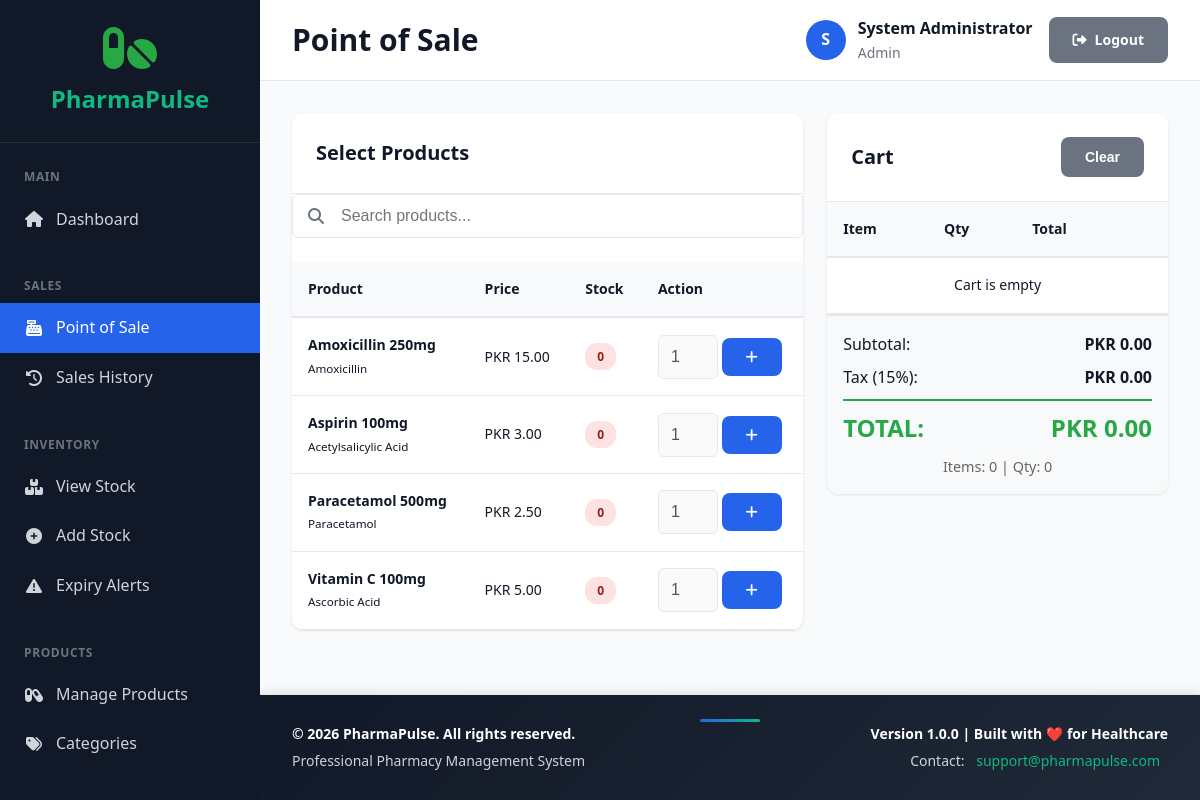
Page /modules/sales/pos.php (signed in) on the committed database.
### tables this page shows
CREATE TABLE IF NOT EXISTS products (
    product_id INT AUTO_INCREMENT PRIMARY KEY,
    product_code VARCHAR(50) NOT NULL UNIQUE,
    product_name VARCHAR(200) NOT NULL,
    generic_name VARCHAR(200),
    category_id INT NOT NULL,
    strength VARCHAR(50),
    dosage_form VARCHAR(50),
    unit_price DECIMAL(10,2) NOT NULL,
    reorder_level INT DEFAULT 10,
    requires_prescription BOOLEAN DEFAULT FALSE,
    is_active BOOLEAN DEFAULT TRUE,
    created_at TIMESTAMP DEFAULT CURRENT_TIMESTAMP,
    FOREIGN KEY (category_id) REFERENCES product_categories(category_id) ON DELETE RESTRICT,
    INDEX idx_product_code (product_code),
    INDEX idx_product_name (product_name),
    INDEX idx_category (category_id)
);

### includes/security.php (called while the page is built, shortened)
<?php
function clean($data) {
    return htmlspecialchars($data, ENT_QUOTES, 'UTF-8');
}

### modules/sales/pos.php (the view, shortened to what this page needs)
<?php
$pdo = require __DIR__ . '/../../config/database.php';
require_once __DIR__ . '/../../includes/security.php';
require_once __DIR__ . '/../../templates/header.php';
$cart_details = [];
$cart_total = 0;
$cart_tax = $cart_total * 0.15;
$cart_grand_total = $cart_total + $cart_tax;
$products = $pdo->query("
    SELECT p.*,
           COALESCE(SUM(sb.quantity_remaining), 0) as available_stock
    FROM products p
    LEFT JOIN stock_batches sb ON p.product_id = sb.product_id
        AND sb.quantity_remaining > 0
        AND sb.expiry_date >= CURDATE()
    WHERE p.is_active = 1
    GROUP BY p.product_id
    ORDER BY p.product_name
    LIMIT 100
")->fetchAll();
?>
<div class="pos-container">
    <div class="card">
        <div class="card-header">
            <h2 class="card-title">Select Products</h2>
        </div>
        <div class="search-box">
            <i class="fas fa-search search-icon"></i>
            <input type="text" id="productSearch" class="form-control" placeholder="Search products...">
        </div>
        <div class="table-container">
            <table class="data-table mobile-stack-table" id="productTable">
                <thead>
                    <tr>
                        <th>Product</th>
                        <th>Price</th>
                        <th>Stock</th>
                        <th>Action</th>
                    </tr>
                </thead>
                <tbody>
                    <?php foreach ($products as $product): ?>
                    <tr>
                        <td data-label="Product">
                            <strong><?php echo clean($product['product_name']); ?></strong><br>
                            <small><?php echo clean($product['generic_name']); ?></small>
                        </td>
                        <td data-label="Price">PKR <?php echo number_format($product['unit_price'], 2); ?></td>
                        <td data-label="Stock">
                            <span class="badge <?php echo $product['available_stock'] > 0 ? 'badge-success' : 'badge-danger'; ?>">
                                <?php echo $product['available_stock']; ?>
                            </span>
                        </td>
                        <td data-label="Action">
                            <form method="POST" style="display: inline;">
                                <input type="number" name="quantity" value="1" min="1" max="<?php echo $product['available_stock']; ?>"
                                       style="width: 60px; display: inline;" class="form-control"
                                       <?php echo $product['available_stock'] <= 0 ? 'disabled' : ''; ?>>
                                <button type="submit" class="btn btn-primary" <?php echo $product['available_stock'] <= 0 ? 'disabled' : ''; ?>>
                                    <i class="fas fa-plus"></i>
                                </button>
                            </form>
                        </td>
                    </tr>
                    <?php endforeach; ?>
                </tbody>
            </table>
        </div>
    </div>
    <div>
        <div class="card">
            <div class="card-header">
                <h2 class="card-title">Cart</h2>
                <form method="POST" style="display: inline;">
                    <button type="submit" class="btn btn-secondary">Clear</button>
                </form>
            </div>
            <div class="table-container">
                <table class="data-table mobile-stack-table">
                    <thead>
                        <tr>
                            <th>Item</th>
                            <th>Qty</th>
                            <th>Total</th>
                            <th></th>
                        </tr>
                    </thead>
                    <tbody>
                        <?php if (empty($cart_details)): ?>
                        <tr><td colspan="4" style="text-align: center;">Cart is empty</td></tr>
                        <?php endif; ?>
                    </tbody>
                </table>
            </div>
            <div style="padding: 1rem; border-top: 2px solid var(--border-color); background: #f8f9fa;">
                <div style="display: flex; justify-content: space-between; margin-bottom: 0.5rem; font-size: 1rem;">
                    <span>Subtotal:</span>
                    <strong>PKR <?php echo number_format($cart_total, 2); ?></strong>
                </div>
                <div style="display: flex; justify-content: space-between; margin-bottom: 0.5rem; font-size: 1rem;">
                    <span>Tax (15%):</span>
                    <strong>PKR <?php echo number_format($cart_tax, 2); ?></strong>
                </div>
                <div style="display: flex; justify-content: space-between; font-size: 1.5rem; color: #28a745; border-top: 2px solid #28a745; padding-top: 0.5rem; margin-top: 0.5rem;">
                    <span><strong>TOTAL:</strong></span>
                    <strong>PKR <?php echo number_format($cart_grand_total, 2); ?></strong>
                </div>
                <div style="text-align: center; margin-top: 0.5rem; font-size: 0.9rem; color: #666;">
                    Items: <?php echo count($cart_details); ?> | Qty: <?php echo array_sum(array_column($cart_details, 'quantity')); ?>
                </div>
            </div>
        </div>
    </div>
</div>
<?php require_once __DIR__ . '/../../templates/footer.php'; ?>

### assets/css/main.css (style rules this page uses)
:root { --primary-color: #2563eb; --primary-dark: #1e40af; --secondary-color: #10b981; --danger-color: #ef4444; --warning-color: #f59e0b; --success-color: #10b981; --dark-bg: #1f2937; --sidebar-bg: #111827; --content-bg: #f9fafb; --card-bg: #ffffff; --text-primary: #111827; --text-secondary: #6b7280; --border-color: #e5e7eb; --shadow: 0 1px 3px 0 rgba(0, 0, 0, 0.1); --shadow-lg: 0 10px 15px -3px rgba(0, 0, 0, 0.1); }
* { margin: 0; padding: 0; box-sizing: border-box; }
body { font-family: 'Segoe UI', Tahoma, Geneva, Verdana, sans-serif; background: var(--content-bg); color: var(--text-primary); line-height: 1.6; }
.card { background: var(--card-bg); border-radius: 12px; box-shadow: var(--shadow); overflow: hidden; margin-bottom: 1.5rem; }
.card-header { padding: 1.5rem; border-bottom: 1px solid var(--border-color); display: flex; justify-content: space-between; align-items: center; }
.card-title { font-size: 1.25rem; font-weight: 600; color: var(--text-primary); margin: 0; }
.btn { display: inline-flex; align-items: center; gap: 0.5rem; padding: 0.75rem 1.5rem; border: none; border-radius: 8px; font-weight: 600; text-decoration: none; cursor: pointer; transition: all 0.2s; font-size: 0.875rem; }
.btn-primary { background: var(--primary-color); color: white; }
.btn-secondary { background: var(--text-secondary); color: white; }
.form-control { width: 100%; padding: 0.75rem; border: 1px solid var(--border-color); border-radius: 6px; font-size: 1rem; transition: border-color 0.2s; }
.table-container { overflow-x: auto; }
.data-table { width: 100%; border-collapse: collapse; font-size: 0.875rem; }
.data-table th { background: var(--content-bg); padding: 1rem; text-align: left; font-weight: 600; color: var(--text-primary); border-bottom: 2px solid var(--border-color); }
.data-table td { padding: 1rem; border-bottom: 1px solid var(--border-color); }
.badge { display: inline-flex; align-items: center; gap: 0.25rem; padding: 0.25rem 0.75rem; border-radius: 12px; font-size: 0.75rem; font-weight: 600; }
.badge-danger { background: #fee2e2; color: #991b1b; }
.search-box { position: relative; margin-bottom: 1.5rem; }
.search-icon { position: absolute; left: 1rem; top: 50%; transform: translateY(-50%); color: var(--text-secondary); }
.search-box .form-control { padding-left: 3rem; }
.pos-container { display: grid; grid-template-columns: 1.5fr 1fr; gap: 1.5rem; }

### rows in the picture
products: product_name "Amoxicillin 250mg", generic_name "Amoxicillin", unit_price "15.00", available_stock "0"
products: product_name "Aspirin 100mg", generic_name "Acetylsalicylic Acid", unit_price "3.00", available_stock "0"
products: product_name "Paracetamol 500mg", generic_name "Paracetamol", unit_price "2.50", available_stock "0"
products: product_name "Vitamin C 100mg", generic_name "Ascorbic Acid", unit_price "5.00", available_stock "0"

### other values in the picture
$page_title "Point of Sale"
substr($current_user['full_name'], 0, 1) "S"
$current_user['full_name'] "System Administrator"
$current_user['role'] "Admin"
$cart_total "0.00"
$cart_tax "0.00"
$cart_grand_total "0.00"
count($cart_details) "0"
array_sum(array_column($cart_details, 'quantity')) "0"
